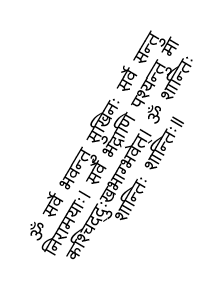
#> input picture Assignment 1/Q3/test/1rotated_image_0.png, 222 x 289 px
$ python -i Q3_201138.py   (imports and definitions only)
#> lines starting #> are read from the running program, lines starting #| are printed output that depends on the picture; after the words box and inside, x2 and y2 are one past the last pixel; in counts of white or black regions, pixels touching at a corner belong together
import cv2
import numpy as np

def correct_upside_down(image):
    """Checks if the orientation of image is upside or upside down.

    Args:
        image: The image pixel array.

    Returns:
        A properly orientated image that is always upright
    """
    # Check if the image is grayscale
    if len(image.shape) == 2:
        gray = image
    else:
        # Convert the image to grayscale
        gray = cv2.cvtColor(image, cv2.COLOR_BGR2GRAY)

    # Binarize the image
    _, bin_img = cv2.threshold(gray, 128, 255, cv2.THRESH_BINARY)

    # Find the first black pixel for each column from the top
    top_black_pixels = []
    for col in range(bin_img.shape[1]):
        for row in range(bin_img.shape[0]):
            if bin_img[row, col] == 0:  # Black pixel found
                top_black_pixels.append(row)
                break

    # Find the first black pixel for each column from the bottom
    bottom_black_pixels = []
    for col in range(bin_img.shape[1]):
        for row in range(bin_img.shape[0] - 1, -1, -1):
            if bin_img[row, col] == 0:  # Black pixel found
                bottom_black_pixels.append(bin_img.shape[0] - 1 - row)  # Calculate distance from bottom
                break

    # Calculate the standard deviation of top and bottom black pixel positions
    top_std = np.std(top_black_pixels)
    bottom_std = np.std(bottom_black_pixels)

    # Determine if the image is upside down based on the std values
    if top_std > bottom_std:
        # Rotate the image by 180 degrees
        rotated_img = cv2.rotate(image, cv2.ROTATE_180)
        return rotated_img # Image is upside down, and rotated image is provided
    else:
        return image  # Image is in the correct orientation

def solution(image_path):

    # Read the image and convert it to grayscale
#> called with image_path = 'test/1rotated_image_0.png'
    img = cv2.imread(image_path, cv2.IMREAD_GRAYSCALE)
#> img is the input picture: shape (289, 222); min 0, max 255, mean 240.8

    # Binarize the image- This code threshold the grayscale image (img) to convert it into a binary image. The cv2.threshold function takes img as input and applies a binary threshold. Pixels with intensity greater than or equal to 128 are set to 255 (white), and pixels with intensity less than 128 are set to 0 (black).

    _, bin_img = cv2.threshold(img, 128, 255, cv2.THRESH_BINARY)
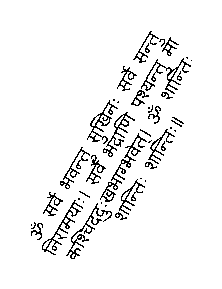
#> bin_img: shape (289, 222); 94.5% white; black in thin lines or dots, all inside (x1, y1, x2, y2) = (31, 31, 192, 259)

    # Add a white border to the image to prevent cropping during rotation
    h, w = img.shape[:2]
#> h = 289; w = 222
    diagonal_size = int(np.sqrt(h**2 + w**2))
#> diagonal_size = 364
    border_size= diagonal_size-w
#> border_size = 142
    bin_img_with_padding = cv2.copyMakeBorder(bin_img, border_size, border_size, border_size, border_size, cv2.BORDER_CONSTANT, value=255)
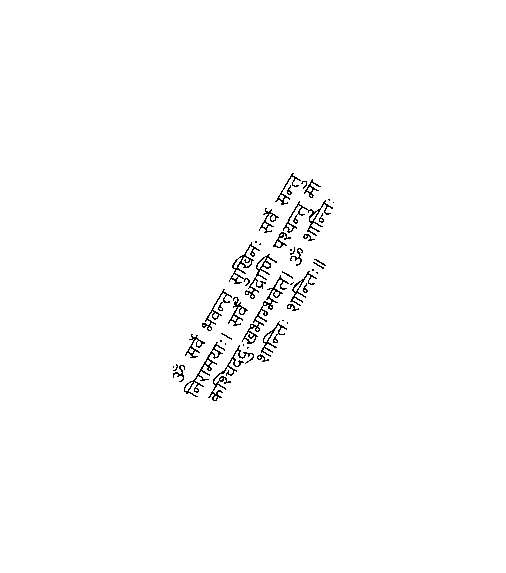
#> bin_img_with_padding: shape (573, 506); 98.8% white; black in thin lines or dots, all inside (x1, y1, x2, y2) = (173, 173, 334, 401)

    # Function to find the score for a given angle based on projection profile method
    def find_projection_score(arr, angle):
    #the below code rotate the image by the specified angle using affine transformation
        data = cv2.warpAffine(arr, cv2.getRotationMatrix2D((arr.shape[1] / 2, arr.shape[0] / 2), angle, 1), (arr.shape[1], arr.shape[0]), flags=cv2.INTER_LINEAR, borderMode=cv2.BORDER_CONSTANT, borderValue=255)

    #The below line calculates the sum of pixel values along each row of the rotated image data. This effectively computes a histogram of the pixel intensities along the vertical axis.
        histogram = np.sum(data, axis=1)

    #This line calculates a score based on the histogram It computes the squared differences between adjacent histogram values and sums them up. This score represents how much variation there is in pixel intensities along the vertical axis of the rotated image.
        score = np.sum((histogram[1:] - histogram[:-1]) ** 2)
        return  score

    #These lines define parameters for a range of angles (angles) over which the rotation will be tested. delta determines the step size between angles, and limit sets the range from -180 to 180 degrees.
    delta = 1
    limit = 180

    # calculate the score for all angles
    best_score = 0
    for angle in range(-limit,limit+delta,delta):
        score = find_projection_score(bin_img_with_padding, angle)
        # scores.append(score)
        if(best_score<score):
            best_score=score
            best_angle=angle
#> this loop made 361 passes
#> (score, best_score) on passes 1, 14, 15, 16, 17, 18, 19, 20, 21, 22, 23, 26: (186621750, 186621750), (200924446, 200924446), (209019062, 209019062), (226634848, 226634848), (255012610, 255012610), (260463774, 260463774), (269455290, 269455290), (287794830, 287794830), (302025420, 302025420), (358185308, 358185308), (369774514, 369774514), (375586104, 375586104)
#> score on passes 2 to 7: 117445788, 113284646, 107241618, 113039548, 113100446, 119434330
#> pass 1, in find_projection_score, `data = cv2.warpAffine(arr, cv2.getRotationMatrix2D((arr.shape[1] / 2, ..`:
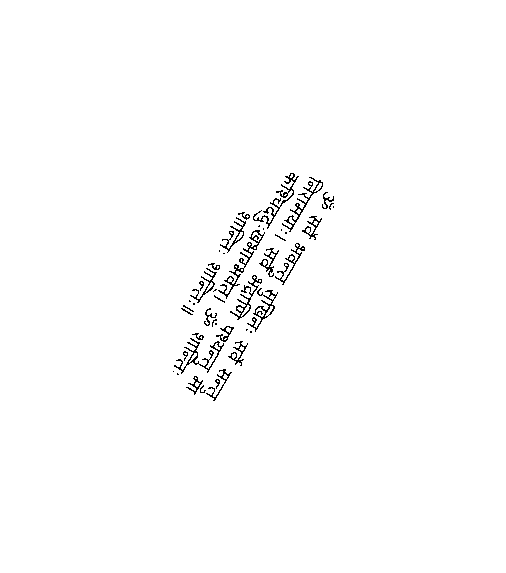
#> data: shape (573, 506); 98.8% white; black in thin lines or dots, all inside (x1, y1, x2, y2) = (173, 173, 334, 401)
#> pass 2, in find_projection_score (call 2), `data = cv2.warpAffine(arr, cv2.getRotationMatrix2D((arr.shape[1] / 2, ..`:
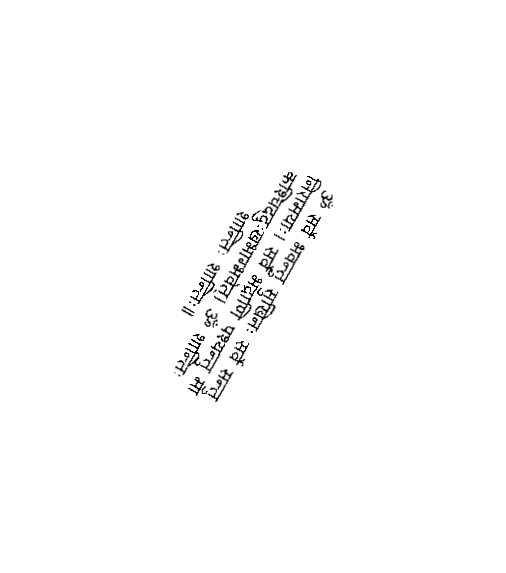
#> data: shape (573, 506); min 0, max 255, mean 251.9
#> pass 3, in find_projection_score (call 3), `data = cv2.warpAffine(arr, cv2.getRotationMatrix2D((arr.shape[1] / 2, ..`:
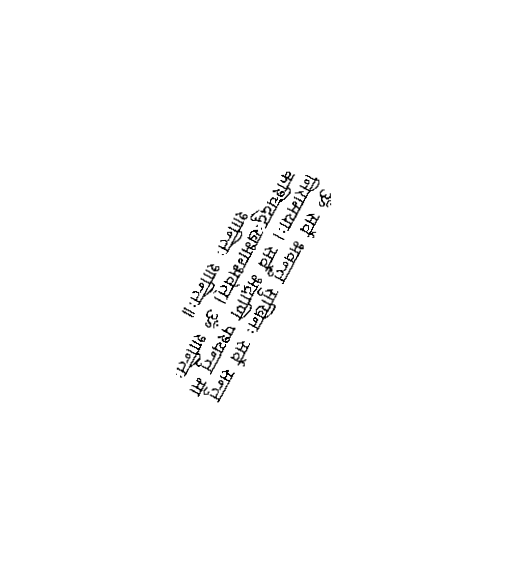
#> data: shape (573, 506); min 0, max 255, mean 251.9
#> after the loop, best_angle = -59; best_score = 2354729816

    # Correct skew
    rotated_img = cv2.warpAffine(bin_img_with_padding, cv2.getRotationMatrix2D((bin_img_with_padding.shape[1] / 2, bin_img_with_padding.shape[0] / 2), best_angle, 1), (bin_img_with_padding.shape[1], bin_img_with_padding.shape[0]), flags=cv2.INTER_LINEAR, borderMode=cv2.BORDER_CONSTANT, borderValue=255)
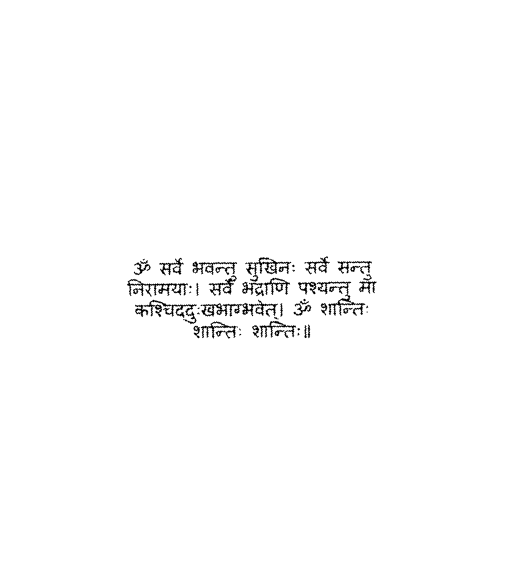
#> rotated_img: shape (573, 506); min 0, max 255, mean 251.9

    # if the rotated image is upside down, then correct its orientation
    output_img=correct_upside_down(rotated_img)
#> in correct_upside_down, `_, bin_img = cv2.threshold(gray, 128, 255, cv2.THRESH_BINARY)`:
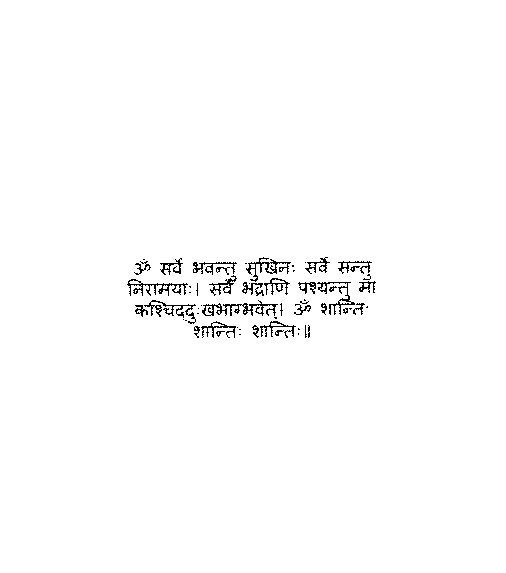
#> bin_img: shape (573, 506); 98.8% white; black in thin lines or dots, all inside (x1, y1, x2, y2) = (127, 257, 376, 338)

    # Save the corrected image
    # cv2.imwrite('skew_corrected.jpg', output_img)
    return output_img

>>> result = solution('test/1rotated_image_0.png')

$ run again, on Assignment 1/Q3/test/1rotated_image_100.png
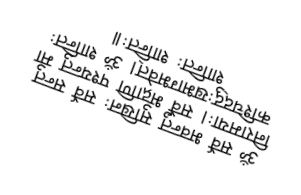
#> input picture Assignment 1/Q3/test/1rotated_image_100.png, 301 x 195 px
#> in solution, img is the input picture: shape (195, 301); min 0, max 255, mean 239.4
#> in solution, `_, bin_img = cv2.threshold(img, 128, 255, cv2.THRESH_BINARY)`:
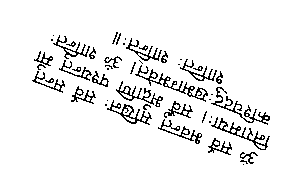
#> bin_img: shape (195, 301); 93.9% white; black in thin lines or dots, all inside (x1, y1, x2, y2) = (32, 32, 270, 165)
#> bin_img_with_padding: shape (309, 415); 97.2% white; black in thin lines or dots, all inside (x1, y1, x2, y2) = (89, 89, 327, 222)
#> the loop in solution, `for angle in range(-limit,limit+delta,delta):` made 361 passes
#> (score, best_score) on passes 1, 9, 12, 15, 16, 19, 20, 21: (201447450, 201447450), (214524328, 214524328), (286199492, 286199492), (308271426, 308271426), (347400602, 347400602), (515868466, 515868466), (631022472, 631022472), (2127968704, 2127968704)
#> after the loop in solution, `for angle in range(-limit,limit+delta,delta):`: best_angle = 21; best_score = 2386897820
#> in correct_upside_down, `rotated_img = cv2.rotate(image, cv2.ROTATE_180)`:
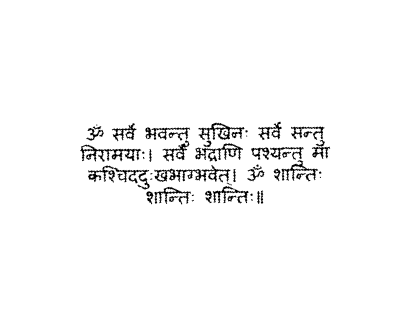
#> rotated_img: shape (309, 415); min 0, max 255, mean 247.8

$ run again, on Assignment 1/Q3/test/1rotated_image_110.png
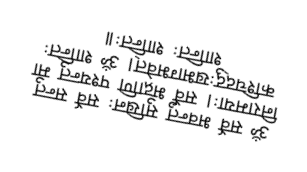
#> input picture Assignment 1/Q3/test/1rotated_image_110.png, 307 x 172 px
#> in solution, img is the input picture: shape (172, 307); min 0, max 255, mean 237.7
#> in solution, `_, bin_img = cv2.threshold(img, 128, 255, cv2.THRESH_BINARY)`:
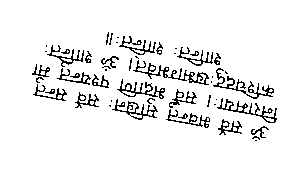
#> bin_img: shape (172, 307); 93.2% white; black in thin lines or dots, all inside (x1, y1, x2, y2) = (32, 32, 277, 141)
#> bin_img_with_padding: shape (260, 395); 96.5% white; black in thin lines or dots, all inside (x1, y1, x2, y2) = (76, 76, 321, 185)
#> the loop in solution, `for angle in range(-limit,limit+delta,delta):` made 361 passes
#> (score, best_score) on passes 1, 7, 9, 10, 11, 12, 192: (321093450, 321093450), (340919660, 340919660), (509328824, 509328824), (629082006, 629082006), (2155905498, 2155905498), (2353048398, 2353048398), (2353055534, 2353055534)
#> after the loop in solution, `for angle in range(-limit,limit+delta,delta):`: best_angle = 11; best_score = 2353055534
#> in correct_upside_down, `rotated_img = cv2.rotate(image, cv2.ROTATE_180)`:
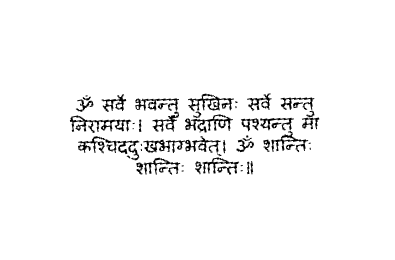
#> rotated_img: shape (260, 395); min 0, max 255, mean 246.1
